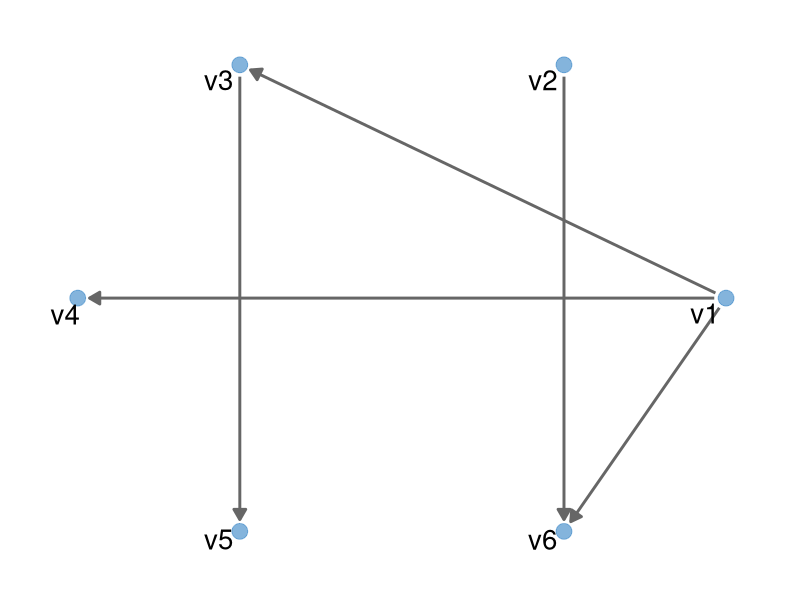
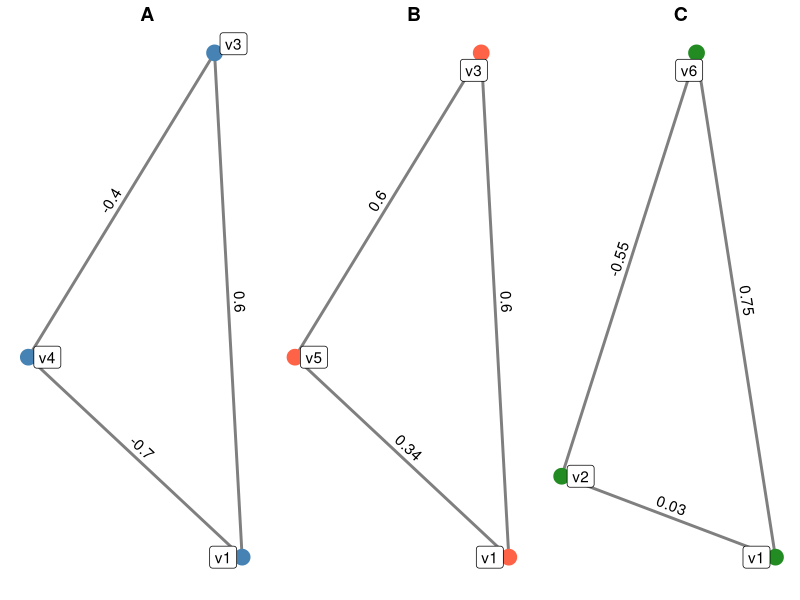

These figures' R source, in order:
## ---- chunk 1
knitr::opts_chunk$set(echo = FALSE)
library(dplyr)
library(igraph)
library(tidygraph)
library(ggraph)
library(cowplot)
## ---- chunk 2
# Kapcsolatok létrehozása
node_list <- tibble(id = paste0("v", 1:6))
edge_list <- tibble(from = c("v1", "v1", "v1", "v2", "v3", "v1", "v1", "v2", "v2", "v2", "v3", "v3", "v4", "v4", "v5"),
                    to =   c("v3", "v4", "v6", "v6", "v5", "v5", "v2", "v3", "v4", "v5", "v4", "v6", "v5", "v6", "v6"),
                    type = c(rep("direct", 5), rep("indirect", 10)),
                    cor =  c(0.6, -0.7, 0.75, -0.55, 0.6, 0.34, 0.03, 0.02, 0.04, 0.07, -0.4, 0.44, -0.26, -0.6, 0.2))

##### HOZZÁADNI A KORRELÁCIÓKAT! ######

# Graph objektum létrehozása
graph <- tbl_graph(nodes = node_list,
                   edges = edge_list %>% filter(type == "direct"),
                   directed = TRUE)

# Ábrázolás
set.seed(1)
ggraph(graph, layout = "circle") +
  geom_edge_link(width = 1,
                 color = "gray40",
                 arrow = arrow(type = "closed", length = unit(3, "mm")),
                 end_cap = circle(3, "mm"),
                 start_cap = circle(3, "mm")) +
  geom_node_point(size = 5, alpha = 0.7, color = "steelblue3") +
  geom_node_text(aes(label = id), size = 7, repel = TRUE) +
  theme_graph()
## ---- chunk 3
selection <- c("v1", "v3", "v4")
graph <- tbl_graph(nodes = node_list %>% filter(id %in% selection),
                   edges = edge_list %>% filter(from %in% selection & to %in% selection),
                   directed = FALSE)

set.seed(2)
p1 <- ggraph(graph, layout = "fr") +
  geom_edge_fan(aes(label = cor),
                angle_calc = "along",
                label_dodge = unit(3, "mm"),
                width = 1, alpha = 0.5) +
  geom_node_point(size = 5, color = "steelblue") +
  geom_node_label(aes(label = id), repel = TRUE, position = "nudge") +
  theme_graph(plot_margin = margin(20, 10, 10, 10))

selection <- c("v1", "v3", "v5")
graph <- tbl_graph(nodes = node_list %>% filter(id %in% selection),
                   edges = edge_list %>% filter(from %in% selection & to %in% selection),
                   directed = FALSE)

set.seed(2)
p2 <- ggraph(graph, layout = "fr") +
  geom_edge_fan(aes(label = cor),
                angle_calc = "along",
                label_dodge = unit(3, "mm"),
                width = 1, alpha = 0.5) +
  geom_node_point(size = 5, color = "tomato") +
  geom_node_label(aes(label = id), repel = TRUE, position = "nudge") +
  theme_graph(plot_margin = margin(20, 10, 10, 10))

selection <- c("v1", "v2", "v6")
graph <- tbl_graph(nodes = node_list %>% filter(id %in% selection),
                   edges = edge_list %>% filter(from %in% selection & to %in% selection),
                   directed = FALSE)

set.seed(3)
p3 <- ggraph(graph, layout = "fr") +
  geom_edge_fan(aes(label = cor),
                angle_calc = "along",
                label_dodge = unit(3, "mm"),
                width = 1, alpha = 0.5) +
  geom_node_point(size = 5, color = "forestgreen") +
  geom_node_label(aes(label = id), repel = TRUE, position = "nudge") +
  theme_graph(plot_margin = margin(20, 10, 10, 10))

plot_grid(p1, p2, p3, nrow = 1, labels = c("A", "B", "C"), label_x = 0.5)
